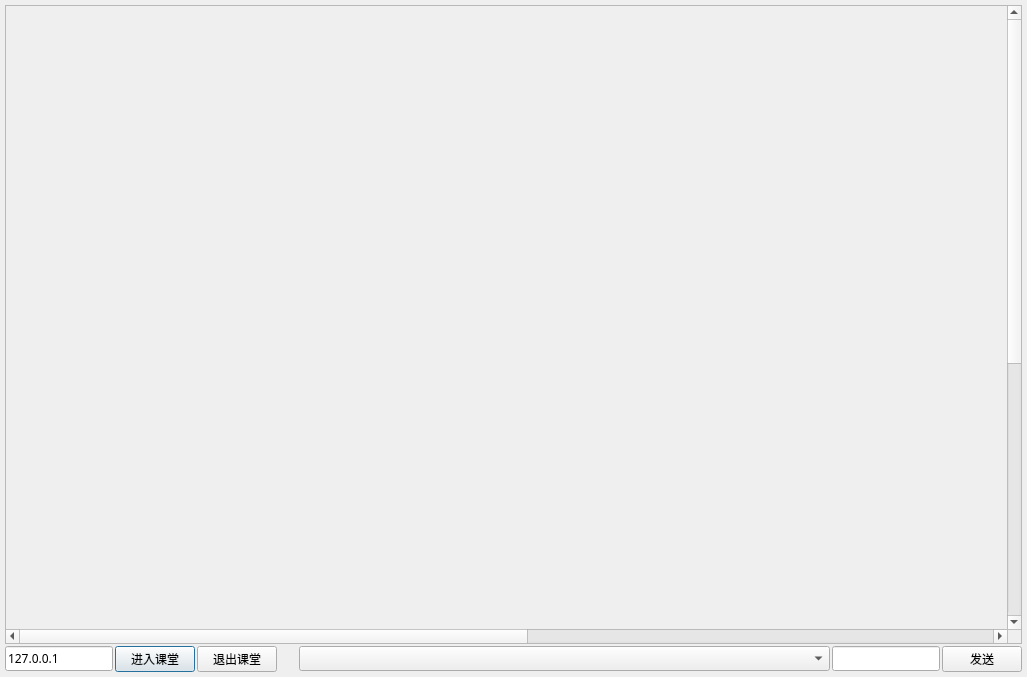
<?xml version="1.0" encoding="UTF-8"?>
<ui version="4.0">
 <class>StudentWindow</class>
 <widget class="QDialog" name="StudentWindow">
  <property name="geometry">
   <rect>
    <x>0</x>
    <y>0</y>
    <width>1027</width>
    <height>677</height>
   </rect>
  </property>
  <property name="font">
   <font>
    <family>微软雅黑</family>
   </font>
  </property>
  <property name="windowTitle">
   <string>Dialog</string>
  </property>
  <layout class="QGridLayout" name="gridLayout">
   <property name="leftMargin">
    <number>5</number>
   </property>
   <property name="topMargin">
    <number>5</number>
   </property>
   <property name="rightMargin">
    <number>5</number>
   </property>
   <property name="bottomMargin">
    <number>5</number>
   </property>
   <property name="spacing">
    <number>5</number>
   </property>
   <item row="0" column="1">
    <layout class="QVBoxLayout" name="verticalLayout">
     <property name="spacing">
      <number>2</number>
     </property>
     <item>
      <widget class="QScrollArea" name="scrollArea">
       <property name="widgetResizable">
        <bool>true</bool>
       </property>
       <widget class="QWidget" name="scrollAreaWidgetContents">
        <property name="geometry">
         <rect>
          <x>0</x>
          <y>0</y>
          <width>1920</width>
          <height>1080</height>
         </rect>
        </property>
        <property name="minimumSize">
         <size>
          <width>1920</width>
          <height>1080</height>
         </size>
        </property>
        <widget class="QLabel" name="lblSharedScreen">
         <property name="geometry">
          <rect>
           <x>0</x>
           <y>0</y>
           <width>1920</width>
           <height>1080</height>
          </rect>
         </property>
         <property name="text">
          <string/>
         </property>
        </widget>
       </widget>
      </widget>
     </item>
     <item>
      <layout class="QHBoxLayout" name="horizontalLayout">
       <item>
        <widget class="QLineEdit" name="edtIP">
         <property name="sizePolicy">
          <sizepolicy hsizetype="Fixed" vsizetype="Fixed">
           <horstretch>0</horstretch>
           <verstretch>0</verstretch>
          </sizepolicy>
         </property>
         <property name="text">
          <string>127.0.0.1</string>
         </property>
         <property name="placeholderText">
          <string>请输入教师端IP</string>
         </property>
         <property name="clearButtonEnabled">
          <bool>false</bool>
         </property>
        </widget>
       </item>
       <item>
        <widget class="QPushButton" name="btnEnterClass">
         <property name="text">
          <string>进入课堂</string>
         </property>
        </widget>
       </item>
       <item>
        <widget class="QPushButton" name="btnExitClass">
         <property name="text">
          <string>退出课堂</string>
         </property>
        </widget>
       </item>
       <item>
        <spacer name="horizontalSpacer">
         <property name="orientation">
          <enum>Qt::Horizontal</enum>
         </property>
         <property name="sizeType">
          <enum>QSizePolicy::Fixed</enum>
         </property>
         <property name="sizeHint" stdset="0">
          <size>
           <width>20</width>
           <height>10</height>
          </size>
         </property>
        </spacer>
       </item>
       <item>
        <widget class="QComboBox" name="cmbChatList">
         <property name="sizePolicy">
          <sizepolicy hsizetype="Expanding" vsizetype="Fixed">
           <horstretch>0</horstretch>
           <verstretch>0</verstretch>
          </sizepolicy>
         </property>
        </widget>
       </item>
       <item>
        <widget class="QLineEdit" name="edtChat">
         <property name="sizePolicy">
          <sizepolicy hsizetype="Preferred" vsizetype="Fixed">
           <horstretch>0</horstretch>
           <verstretch>0</verstretch>
          </sizepolicy>
         </property>
        </widget>
       </item>
       <item>
        <widget class="QPushButton" name="btnSend">
         <property name="text">
          <string>发送</string>
         </property>
        </widget>
       </item>
      </layout>
     </item>
    </layout>
   </item>
  </layout>
 </widget>
 <resources/>
 <connections/>
</ui>
